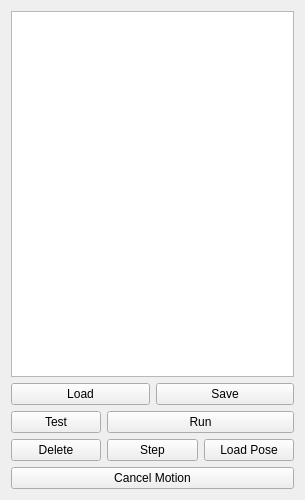
<?xml version="1.0" encoding="UTF-8"?>
<ui version="4.0">
 <class>Command</class>
 <widget class="QWidget" name="Form">
  <property name="geometry">
   <rect>
    <x>0</x>
    <y>0</y>
    <width>305</width>
    <height>500</height>
   </rect>
  </property>
  <property name="windowTitle">
   <string>Form</string>
  </property>
  <layout class="QGridLayout" name="gridLayout">
   <item row="1" column="0" colspan="3">
    <layout class="QGridLayout" name="gridLayout_2">
     <item row="0" column="0" colspan="3">
      <widget class="QListWidget" name="listWidgetPoses">
       <property name="font">
        <font>
         <weight>50</weight>
         <italic>false</italic>
         <bold>false</bold>
        </font>
       </property>
      </widget>
     </item>
     <item row="1" column="0" colspan="3">
      <layout class="QHBoxLayout" name="horizontalLayout">
       <item>
        <widget class="QPushButton" name="btnLoadPath">
         <property name="maximumSize">
          <size>
           <width>16777215</width>
           <height>16777215</height>
          </size>
         </property>
         <property name="font">
          <font>
           <italic>false</italic>
          </font>
         </property>
         <property name="text">
          <string>Load</string>
         </property>
         <property name="icon">
          <iconset theme="document-open">
           <normaloff/>
          </iconset>
         </property>
        </widget>
       </item>
       <item>
        <widget class="QPushButton" name="btnSavePath">
         <property name="font">
          <font>
           <italic>false</italic>
          </font>
         </property>
         <property name="text">
          <string>Save</string>
         </property>
         <property name="icon">
          <iconset theme="document-save">
           <normaloff/>
          </iconset>
         </property>
        </widget>
       </item>
      </layout>
     </item>
     <item row="4" column="0">
      <widget class="QPushButton" name="btnDelete">
       <property name="text">
        <string>Delete</string>
       </property>
      </widget>
     </item>
     <item row="5" column="0" colspan="3">
      <widget class="QPushButton" name="btnCancel">
       <property name="styleSheet">
        <string notr="true"/>
       </property>
       <property name="text">
        <string>Cancel Motion</string>
       </property>
      </widget>
     </item>
     <item row="4" column="1">
      <widget class="QPushButton" name="btnStep">
       <property name="text">
        <string>Step</string>
       </property>
      </widget>
     </item>
     <item row="4" column="2">
      <widget class="QPushButton" name="btnLoadPose">
       <property name="text">
        <string>Load Pose</string>
       </property>
      </widget>
     </item>
     <item row="2" column="1" colspan="2">
      <layout class="QHBoxLayout" name="horizontalLayout_2">
       <item>
        <widget class="QPushButton" name="btnRunPath">
         <property name="font">
          <font>
           <italic>false</italic>
          </font>
         </property>
         <property name="text">
          <string>Run</string>
         </property>
         <property name="icon">
          <iconset theme="media-playback-start">
           <normaloff/>
          </iconset>
         </property>
        </widget>
       </item>
      </layout>
     </item>
     <item row="2" column="0">
      <widget class="QPushButton" name="btnRunTest">
       <property name="text">
        <string>Test</string>
       </property>
       <property name="icon">
        <iconset theme="media-playback-start"/>
       </property>
      </widget>
     </item>
    </layout>
   </item>
  </layout>
 </widget>
 <resources/>
 <connections/>
</ui>
